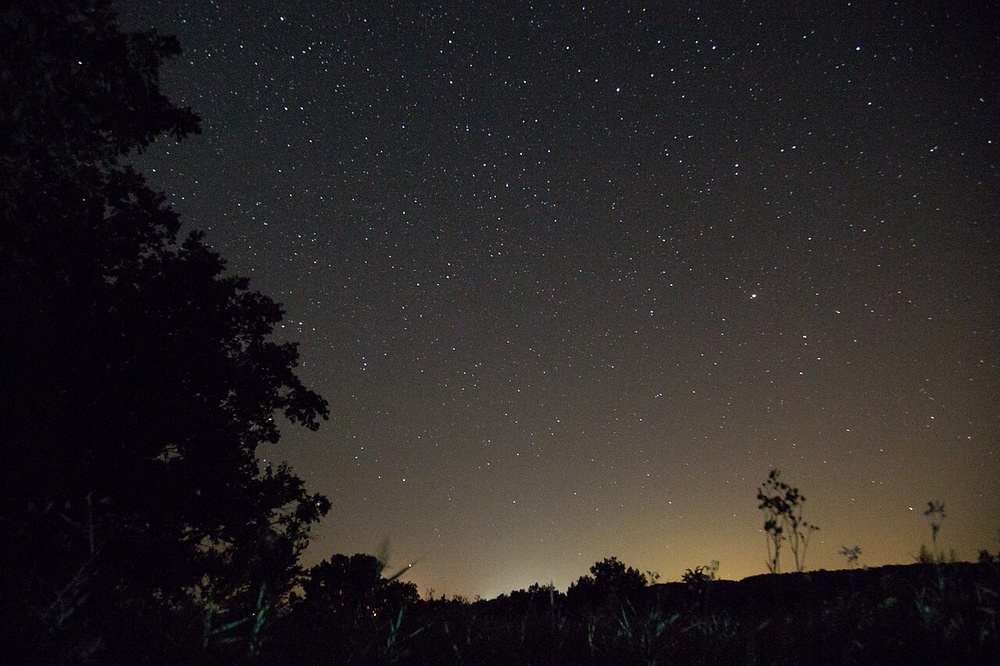
#> input picture test.jpg, 1000 x 666 px, shrunk from 1280 x 853 before the run, given in place of test.mp4, which was not available
$ python object_detector_classical.py
#> lines starting #> are read from the running program, lines starting #| are printed output that depends on the picture; after the words box and inside, x2 and y2 are one past the last pixel; in counts of white or black regions, pixels touching at a corner belong together; pictures that were not available may be replaced by others from this repository, and a replacement may not be noted
import cv2
import time
import csv

# Open the video
video = cv2.VideoCapture("test.mp4")

# Frame counter
frame_number = 0

# Minimum contour area
MIN_AREA = 500

# Performance statistics
total_processing_time = 0

# Create CSV file
csv_file = open(
    "performance_results.csv",
    "w",
    newline=""
)

csv_writer = csv.writer(csv_file)

# Write CSV header
csv_writer.writerow([
    "Frame",
    "Objects",
    "Processing_Time_ms",
    "FPS"
])

# Create morphological kernel
kernel = cv2.getStructuringElement(
    cv2.MORPH_RECT,
    (5, 5)
)

while True:

    # Read one frame
    success, frame = video.read()
#> frame is the input picture: shape (666, 1000, 3); mean B, G, R 37, 37.3, 42

    # Stop when video ends
    if not success:
        break

    # Count the frame
    frame_number += 1

    # Start timer
    start_time = time.perf_counter()

    # Convert to grayscale
    gray = cv2.cvtColor(
        frame,
        cv2.COLOR_BGR2GRAY
    )
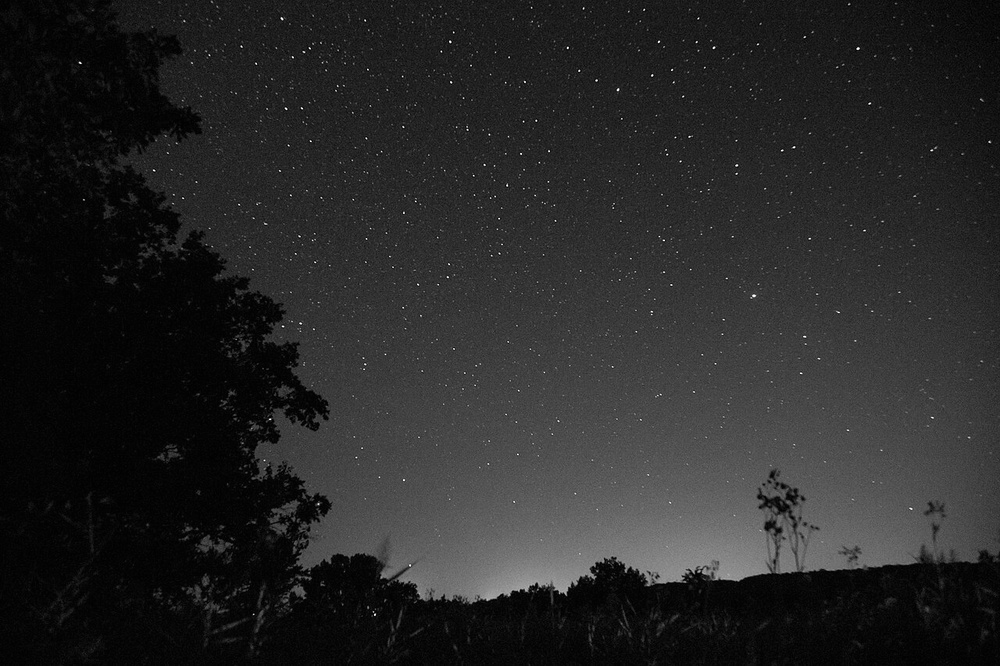
#> gray: shape (666, 1000); min 0, max 255, mean 38.7

    # Apply Gaussian blur
    blurred_frame = cv2.GaussianBlur(
        gray,
        (5, 5),
        0
    )

    # Apply adaptive thresholding
    thresholded_frame = cv2.adaptiveThreshold(
        blurred_frame,
        255,
        cv2.ADAPTIVE_THRESH_GAUSSIAN_C,
        cv2.THRESH_BINARY,
        11,
        2
    )
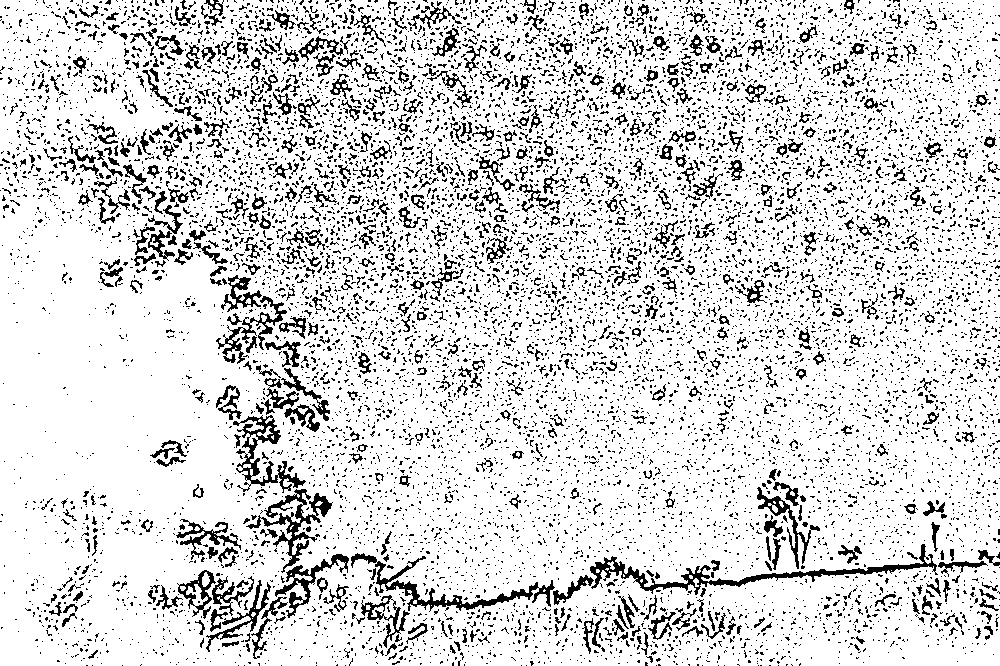
#> thresholded_frame: shape (666, 1000); 84.8% white; black in thin lines or dots

    # Morphological opening
    opened_frame = cv2.morphologyEx(
        thresholded_frame,
        cv2.MORPH_OPEN,
        kernel
    )
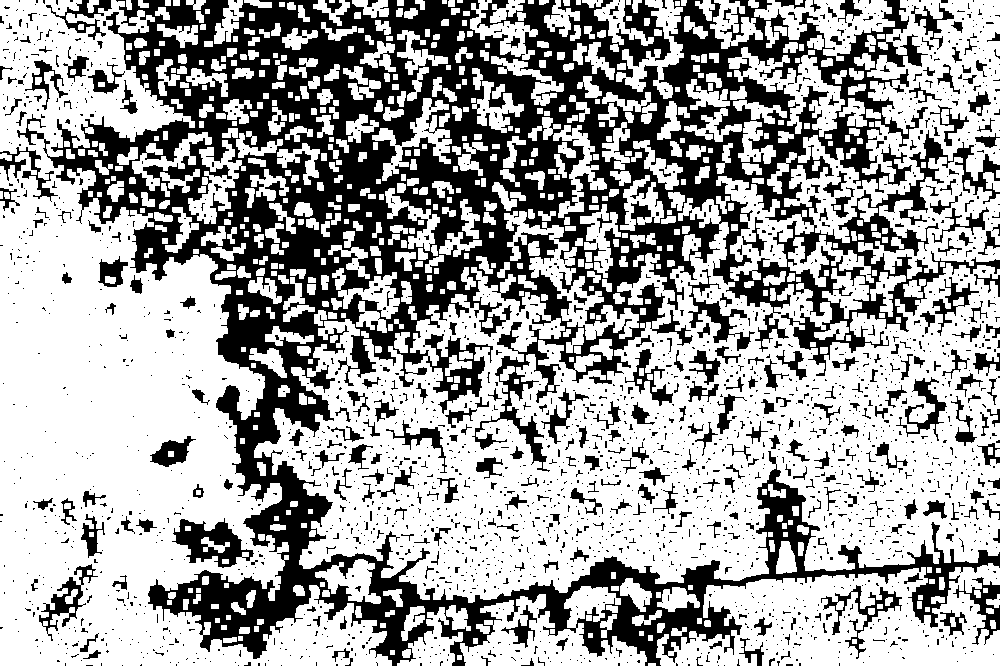
#> opened_frame: shape (666, 1000); 64.5% white; 2390 black regions (2079 under 20 px), largest, box (x1, y1, x2, y2) and area: (17, 0, 1000, 666) 190317, (172, 518, 254, 568) 1890, (688, 269, 755, 351) 1192

    # Morphological closing
    cleaned_frame = cv2.morphologyEx(
        opened_frame,
        cv2.MORPH_CLOSE,
        kernel
    )
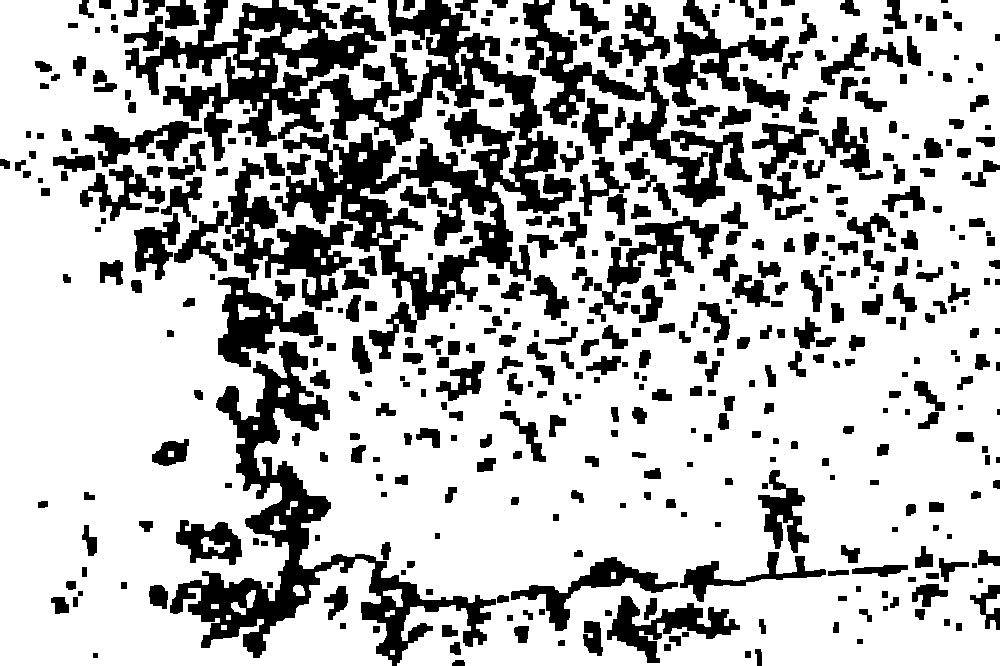
#> cleaned_frame: shape (666, 1000); 73% white; 484 black regions (2 under 20 px)

    # Find contours
    contours, hierarchy = cv2.findContours(
        cleaned_frame,
        cv2.RETR_EXTERNAL,
        cv2.CHAIN_APPROX_SIMPLE
    )
#> contours = 44 contours, 6 with area under 20; largest, box (x1, y1, x2, y2) and area: (0, 0, 1000, 666) 557341, (288, 0, 451, 121) 5659, (360, 174, 497, 292) 5364, (204, 0, 272, 47) 944, (272, 53, 318, 89) 556

    # Copy frame for drawing
    detection_frame = frame.copy()

    # Count detected objects
    object_count = 0

    # Process contours
    for contour in contours:

        # Calculate contour area
        area = cv2.contourArea(contour)

        # Ignore small regions
        if area < MIN_AREA:
            continue

        # Find bounding box
        x, y, width, height = cv2.boundingRect(
            contour
        )

        # Avoid extremely thin or small regions
        if width < 20 or height < 20:
            continue

        # Calculate aspect ratio
        aspect_ratio = width / height

        # Reject extremely wide or tall regions
        if aspect_ratio < 0.3 or aspect_ratio > 4.0:
            continue

        # Count detected region
        object_count += 1

        # Draw bounding box
        cv2.rectangle(
            detection_frame,
            (x, y),
            (x + width, y + height),
            (0, 255, 0),
            2
        )

        # Label object
        cv2.putText(
            detection_frame,
            f"Object {object_count}",
            (x, y - 10),
            cv2.FONT_HERSHEY_SIMPLEX,
            0.6,
            (0, 255, 0),
            2
        )
#> this loop made 44 passes
#> area on passes 4, 6, 7, 8, 9, 10, 11, 13, 15, 18, 20, 24: 35, 89.5, 157, 105.5, 165.5, 88.5, 106, 51, 91, 62.5, 69, 32.5
#> (contour, area) on passes 2, 5, 16, 17, 19, 28: ([[221, 625], [221, 629], [226, 629], [226, 625]], 20), ([[211, 604], [211, 608], [218, 608], [218, 604]], 28), ([[413, 274], [413, 278], [418, 278], [418, 274]], 20), ([[489, 232], [489, 237], [493, 237], [493, 232]], 20), ([[366, 212], [366, 216], [371, 216], [371, 212]], 20), ([[263, 93], [263, 98], [268, 98], [268, 93]], 25)
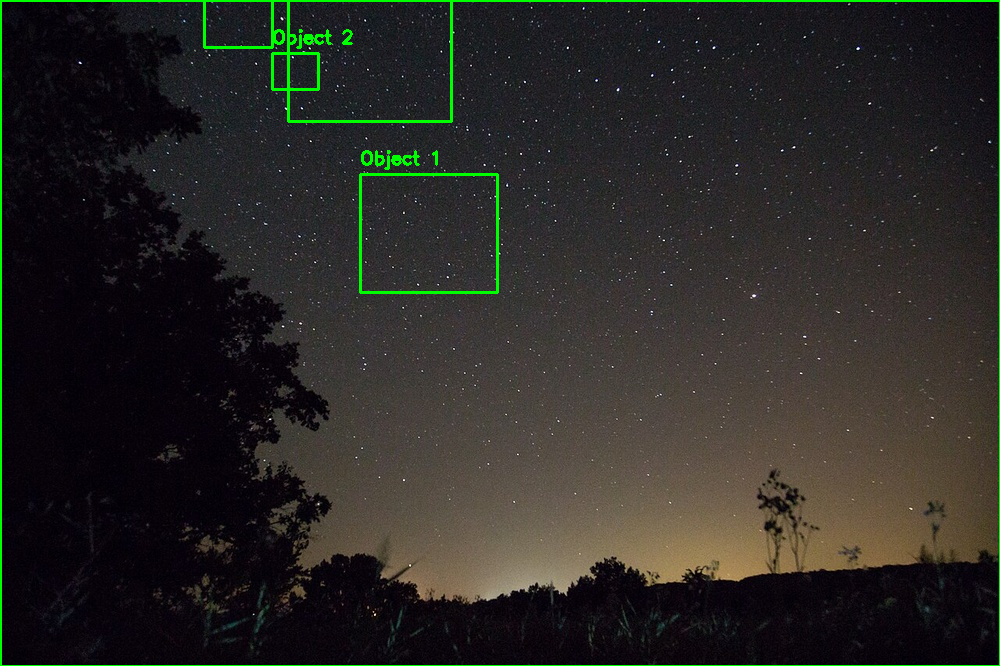
#> detection_frame: shape (666, 1000, 3); 1.46% of pixels changed, all inside (x1, y1, x2, y2) = (0, 0, 1000, 666)
#> after the loop, object_count = 5

    # Stop timer
    end_time = time.perf_counter()

    # Calculate processing time
    processing_time = end_time - start_time

    # Add to total processing time
    total_processing_time += processing_time

    # Calculate FPS
    fps = (
        1 / processing_time
        if processing_time > 0
        else 0
    )

    # Save frame data to CSV
    csv_writer.writerow([
        frame_number,
        object_count,
        round(processing_time * 1000, 2),
        round(fps, 2)
    ])

    # Display frame number
    cv2.putText(
        detection_frame,
        f"Frame: {frame_number}",
        (20, 35),
        cv2.FONT_HERSHEY_SIMPLEX,
        0.7,
        (0, 255, 0),
        2
    )

    # Display object count
    cv2.putText(
        detection_frame,
        f"Objects: {object_count}",
        (20, 65),
        cv2.FONT_HERSHEY_SIMPLEX,
        0.7,
        (0, 255, 0),
        2
    )

    # Display processing time
    cv2.putText(
        detection_frame,
        f"Processing: {processing_time * 1000:.2f} ms",
        (20, 95),
        cv2.FONT_HERSHEY_SIMPLEX,
        0.7,
        (0, 255, 0),
        2
    )

    # Display FPS
    cv2.putText(
        detection_frame,
        f"FPS: {fps:.2f}",
        (20, 125),
        cv2.FONT_HERSHEY_SIMPLEX,
        0.7,
        (0, 255, 0),
        2
    )
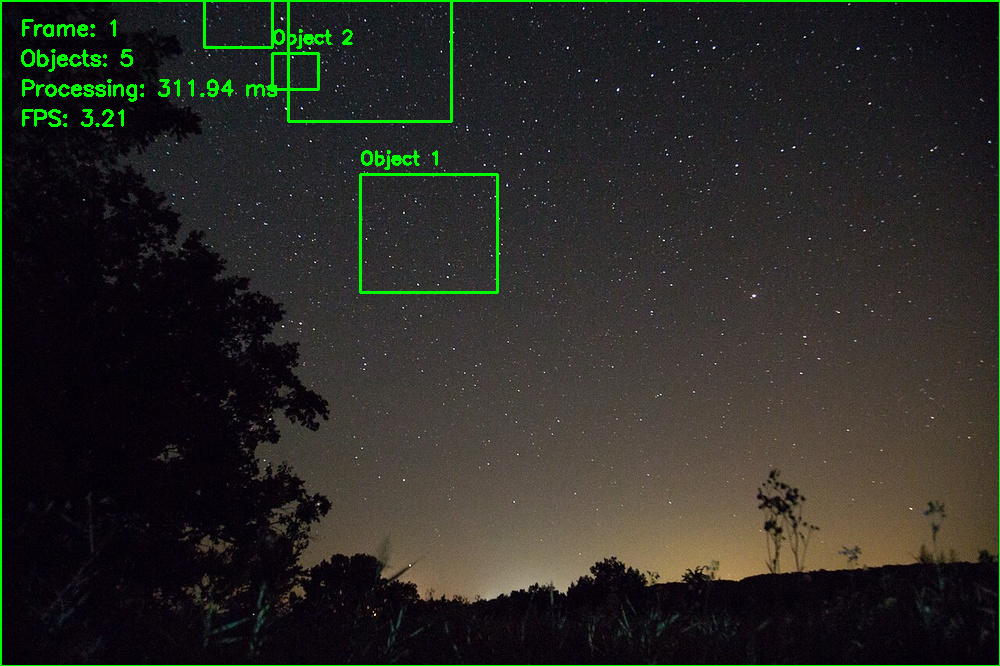
#> detection_frame: shape (666, 1000, 3); mean B, G, R 36.4, 42, 41.5

    # Show detection result
    cv2.imshow(
        "Task 4 - Object Detection",
        detection_frame
    )

    # Press Q to stop
    if cv2.waitKey(30) & 0xFF == ord("q"):
#> (key q is pressed here)
        break

# Release video
video.release()

# Close CSV file
csv_file.close()

# Close OpenCV windows
cv2.destroyAllWindows()

# Calculate average processing time
if frame_number > 0:

    average_time = (
        total_processing_time / frame_number
    )

    print("===================================")
    print("TASK 4 PERFORMANCE RESULTS")
    print("===================================")

    print(
        "Total frames processed:",
        frame_number
    )

    print(
        "Average processing time:",
        round(average_time * 1000, 2),
        "ms"
    )

    print(
        "Average processing FPS:",
        round(1 / average_time, 2)
    )

    print(
        "Performance data saved to:",
        "performance_results.csv"
    )
